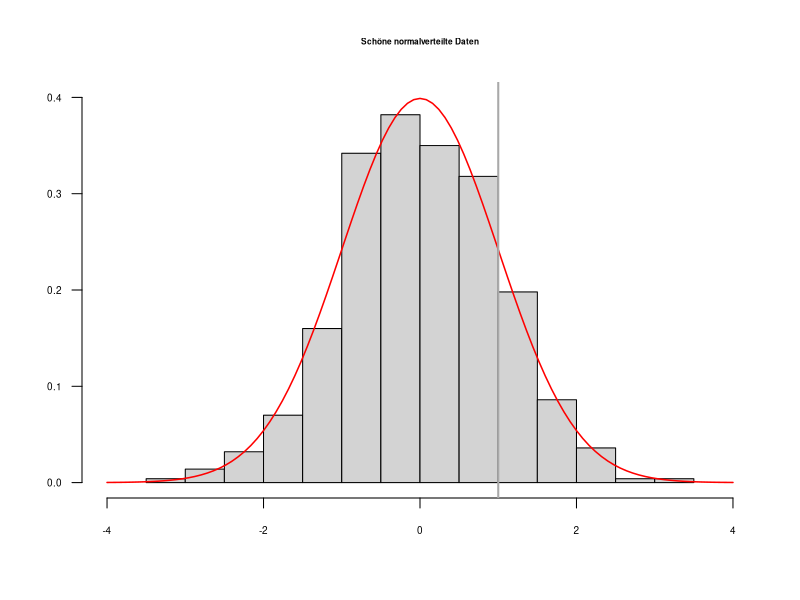

Source code (R):
## ---- chunk 1

## Füge mehrere Zahlen zu einem Vektor zusammen:
c(0.5, 1, 1.5) # Kommazahlen mit DezimalPUNKT schreiben

## ---- chunk 2
c(1)
## ---- chunk 3
c(0.5, 1, 1.5, c(1, 2, 3))
## ---- chunk 4

## Berechne einen Mittelwert
mean(c(0.5, 1, 1.5))

## Berechne eine Standardabweichung
sd(c(0.5, 1, 1.5))

## Berechne eine Varianz:
var(c(0.5, 1, 1.5))

## Und jetzt noch einmal die Standardabweichung:
sqrt(var(c(0.5, 1, 1.5))) # was ist `sqrt`?

## Minimum:
min(c(0.5, 1, 1.5))

## Maximum:
max(c(0.5, 1, 1.5))
## ---- chunk 5
1:20
## ---- chunk 6
sum(1:1000)
## ---- chunk 7
5:-5
## ---- chunk 8
1:10 * 2
## ---- chunk 9
(1:10 * 2) - 1
## ---- chunk 10
2:4 * 4:6 # entspricht c(2*4, 3*5, 4*6)
## ---- chunk 11
## Speichert einen Vektor in einer Variablen:
meinVektor <- c(1, 2, 6, 7, 10)
## ---- chunk 12
meinVektor
## ---- chunk 13
meinVektor * 2
## ---- chunk 14
xx <- mean(meinVektor)

## "Zentrierter" numerischer Vektor:
meinVektor - xx

## ---- chunk 15
foo = 1:2
foo
## ---- chunk 16
bar <- c(3, 2, 6, 3, 9, 5, 7, -3)
sort(bar)
## ---- chunk 17
bar
## ---- chunk 18
bar <- c(3, 2, 6, 3, 9, 5, 7, -3)
bar <- sort(bar)
## ---- chunk 19
mode(1:10)
## ---- chunk 20
"Hallo Welt!" # doppelte Anführungszeichen
## ---- chunk 21
items <- paste0("item_", 1:10)
## ---- chunk 22
length(items)
items
## ---- chunk 23
paste0("item", "_", 1)
## ---- chunk 24
wahr   <- TRUE
falsch <- FALSE
## ---- chunk 25

## Logisches UND
TRUE & TRUE

TRUE & FALSE

FALSE & FALSE

## Logisches ODER
TRUE | TRUE

TRUE | FALSE

FALSE | FALSE

## Logisches NICHT
!TRUE

!FALSE

## ---- chunk 26
c(TRUE, FALSE, FALSE) & c(TRUE, TRUE, FALSE)

c(TRUE, FALSE, FALSE) | c(TRUE, TRUE, FALSE)
## ---- chunk 27
!c(TRUE, FALSE)
## ---- chunk 28

laune <- c(1, 2, 3, 1, 2, 1)

laune_faktor <- factor(laune, levels = c(1, 2, 3),
                       labels = c(":(", ":)", ":D"))

laune_faktor
## ---- chunk 29
mean(laune)
## ---- chunk 30
mean(laune_faktor)
## ---- chunk 31
messy_data <- c(1, 3, 2, 9, 3, NA, 6, NA, 5)
## ---- chunk 32
mean(messy_data) # geht nicht wegen des fehlenden Werts
## ---- chunk 33
mean(messy_data, na.rm = TRUE)
## ---- chunk 34

vergleichswert <- 3
daten <- 1:5
daten > vergleichswert
daten < vergleichswert
daten >= vergleichswert
daten <= vergleichswert
daten == vergleichswert
daten != vergleichswert

## ---- chunk 35

daten = vergleichswert

## ---- chunk 36
daten
## ---- chunk 37
text1 <- "Hallo Welt"
text1 == "Hallo Welt"
text1 == "Hallo Welt!"
## ---- chunk 38
geschlecht <- c(1, 2, 1, 1, 2, 1, 3)
geschlecht <- factor(geschlecht, levels = 1:3,
                     labels = c("weiblich", "maennlich", "divers"))

geschlecht == "maennlich"
## ---- chunk 39

score_test1 <- c(23, 19, 44, 18, 25, 22)
score_test2 <- c(26, 23, 29, 18, 32, 19)

score_test1 > score_test2

score_test1 == score_test2

## ---- chunk 40

## Erstelle 1,000 Zufallsdaten:
zufallsdaten <- rnorm(1000)

## ---- chunk 41

length(zufallsdaten)

## ---- chunk 42

head(zufallsdaten)

## ---- chunk 43
## Male Histogram
hist(zufallsdaten, freq = FALSE,
     main = "Schöne normalverteilte Daten",
     xlab = "", ylab = "", las = 1,
     xlim = c(-4, 4), ylim = c(0, 0.4),
     cex.main = 0.5, cex.axis = 0.6)

## Lege eine Normalverteilungskurve über die Daten
curve(dnorm, col = "red", add = TRUE, lwd = 1.5)

## Zeichne eine graue Linie beim x-Wert `1` ein:
abline(v = 1, lwd = 2, col = "darkgrey")
## ---- chunk 44
sum(zufallsdaten > 1)
## ---- chunk 45
mean(zufallsdaten > 1)
## ---- chunk 46
beispiel_01 <- c(1, 0, 1, 1)
mean(beispiel_01)
## ---- chunk 47
mean(zufallsdaten > 1) * 100
## ---- chunk 48
1 - pnorm(1)
## ---- chunk 49

## 100,000 Zufallsdaten sind für R kein Problem
zufallsdaten <- rnorm(100000) # 100000
mean(zufallsdaten > 1)

## ---- chunk 50

2 %in% 1:3

## ---- chunk 51

4 %in% 1:3

## ---- chunk 52

c(2, 3) %in% 3:5

## ---- chunk 53

daten <- c(2, 4, 1)

## ---- chunk 54

daten[1]
xx <- daten[3] # ein-elementiger Vektor
xx
## ---- chunk 55

daten[-1]

## ---- chunk 56
daten[c(1, 2)]
daten[-c(2, 3)]
## ---- chunk 57

meinVektor <- c(1, 2, 3, 7, 8, 9)

auswahl <- meinVektor > 5
auswahl

## ---- chunk 58

meinVektor[auswahl]

## ---- chunk 59

meinVektor <- 1:20

auswahl <- (meinVektor < 5) | (meinVektor > 17)
auswahl

meinVektor[auswahl]

## ---- chunk 60

## Wähle alle Daten aus, die größer sind als 2 (das sollten im Schnitt
## etwa 2.5% der Daten sein)
daten <- rnorm(300)
daten[daten > 2]

## ---- chunk 61

daten <- 1:5
daten[c(2, 5)] <- 0
daten

## ---- chunk 62

daten <- 1:5
daten[c(TRUE, FALSE, TRUE, FALSE, FALSE)] <- 0
daten

## ---- chunk 63

daten <- c(1, -99, 5, -99, 2, -99, 4, 1:3)
daten

missing_values <- daten == -99
missing_values
## ---- chunk 64
daten[missing_values] <- NA
daten
## ---- chunk 65
TRUE | TRUE & FALSE
## ---- chunk 66
(TRUE | TRUE) & FALSE
## ---- chunk 67
c(FALSE, TRUE) | c(FALSE, FALSE) & c(TRUE, FALSE)
## ---- chunk 68
(c(FALSE, TRUE) | c(FALSE, FALSE)) & c(TRUE, FALSE)
## ---- chunk 69
1:10[-8]
## ---- chunk 70
10[-8]
## ---- chunk 71
(1:10)[-8]
## ---- chunk 72

paste0("item_", 1:10)[-c(1, 3, 9)]

